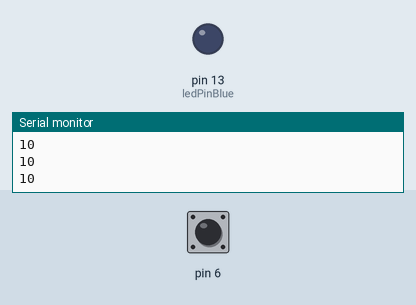
A sketch run on a simulated Arduino Uno, built with avr-gcc and run on an emulated ATmega328P. Shown: output pins drawn as LEDs (lit = HIGH), the last lines printed to the serial monitor. Dashed ring = blinking. Inputs (shaded band) come from the test bench; at power-on: pin 6 HIGH.

Above: at 1.2 s.
1.3 s: pin 6 pulled LOW for 3.2 s
At 2.1 s:
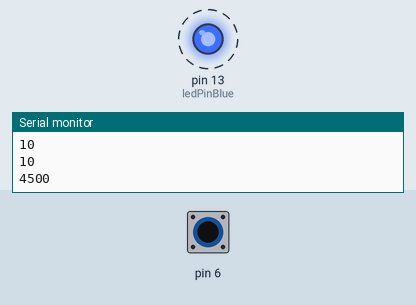
Timing chart, 0 to 5.8 s (numbered marks = the images above; inputs shaded):
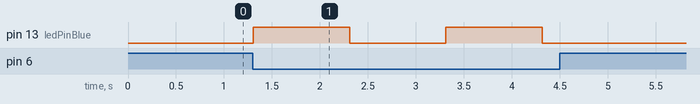

Measured:
- after the input at 1.3 s, pin 13 (ledPinBlue): alternates HIGH for 1.0 s and LOW for 1.0 s, 4 changes in all, then stays LOW, starting at once

The sketch:

Capacitive_Sensor_Loesung_blink.ino
```cpp
#include <CapacitiveSensor.h>

CapacitiveSensor Sensor = CapacitiveSensor(4, 6); /* sendpin 3; receivepin 5 */
uint8_t ledPinBlue = 13; /* LED auf Pin 2 */


void setup()
{
  Serial.begin(9600);
  pinMode(ledPinBlue, OUTPUT);
}

void loop()
{
  /* Nur duch Berührung mit einem Metallstift soll im folgenden eine blaue LED eingeschaltet werden */
  long val = Sensor.capacitiveSensor(30);
  Serial.println(val);

  if (val < 1000)
  {
    digitalWrite(ledPinBlue, LOW);   // sets the LED off
  } else if (val >= 1000)
  {
    digitalWrite(ledPinBlue, !digitalRead(ledPinBlue));
    delay(1000);
  }
}
```
